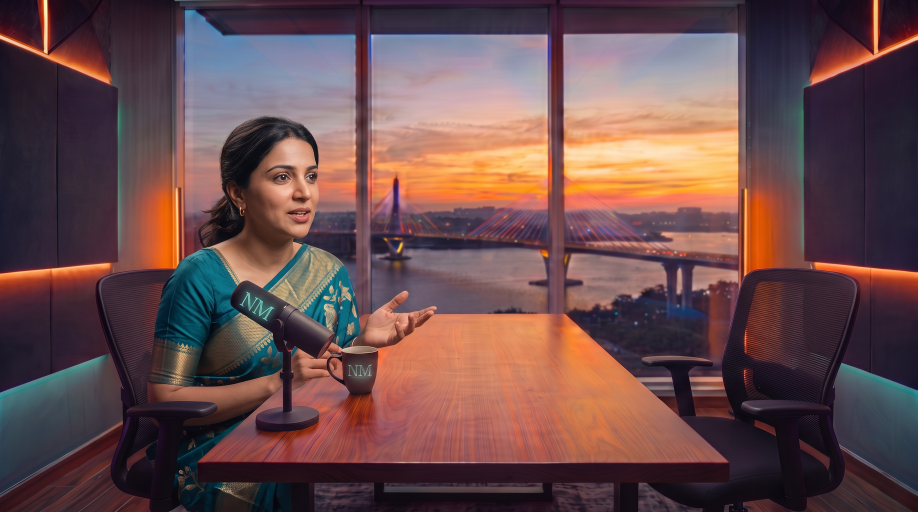
#> input picture Navura Media AI Podcast/v2/assets/kit/S01_nithya_medium.jpg, 2752 x 1536 px, given in place of plate_v2.png, which was not available (shown at 1/3 size)
$ python angles_redo.py
#> lines starting #> are read from the running program, lines starting #| are printed output that depends on the picture; pictures that were not available may be replaced by others from this repository, and a replacement may not be noted
### Navura Media AI Podcast/v2/tools/kit_v2.py
import sys; sys.path.insert(0,"/tmp/claude-0/-home-user-Built-Your-Own-Career-X/f6804c5a-1a67-58a8-a0a2-9046fc10ad41/scratchpad/t")
from common import *
import base64,json,io,re,time,concurrent.futures as cf
from PIL import Image
b64=lambda b: base64.b64encode(b).decode()
def jpg(im,w=None):
    im=im.convert("RGB")
    if w and im.width>w: im=im.resize((w,int(im.height*w/im.width)))
    b=io.BytesIO(); im.save(b,"JPEG",quality=90); return b.getvalue()
PLATE=Image.open("v2/plate_v2.png")
#> PLATE is the input picture: PIL image 2752x1536 RGB; mean R, G, B 105.6, 76.2, 76.9
OLD_HERO=Image.open(f"{REPO}/tests/2026-10-02/8_two_shot_clean_2K.png")
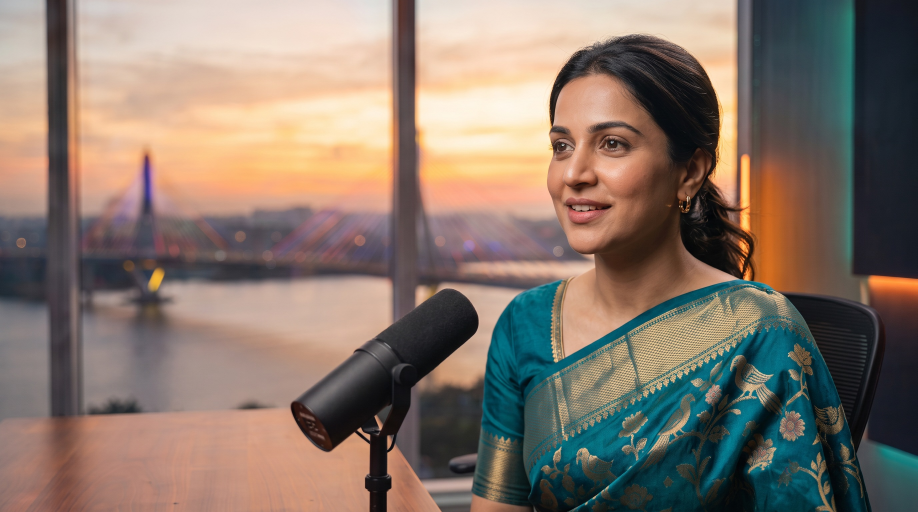
#> input picture Navura Media AI Podcast/v2/assets/kit/S02_nithya_close.jpg, 2752 x 1536 px, given in place of 8_two_shot_clean_2K.png, which was not available (shown at 1/3 size)
#> OLD_HERO is the input picture: PIL image 2752x1536 RGB; mean R, G, B 134.1, 118.4, 107
GANDHI_OLD=OLD_HERO.crop((1950,430,2650,1150))
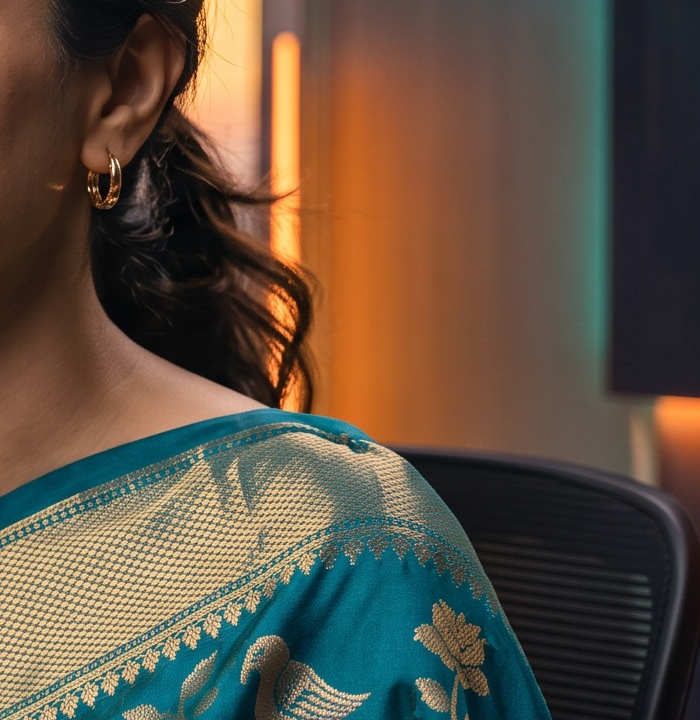
#> GANDHI_OLD: PIL image 700x720 RGB; mean R, G, B 94.6, 81.1, 66.3
refs={"plate":jpg(PLATE,1280),"n_face":jpg(Image.open(f"{REPO}/w7.png"),1024),"n_saree":jpg(Image.open(f"{REPO}/w1.png"),1024),"gandhi":jpg(GANDHI_OLD.resize((700,720)),700),"old_hero":jpg(OLD_HERO,1280)}
#> in jpg, `if w and im.width>w: im=im.resize((w,int(im.height*w/im.width)))`:
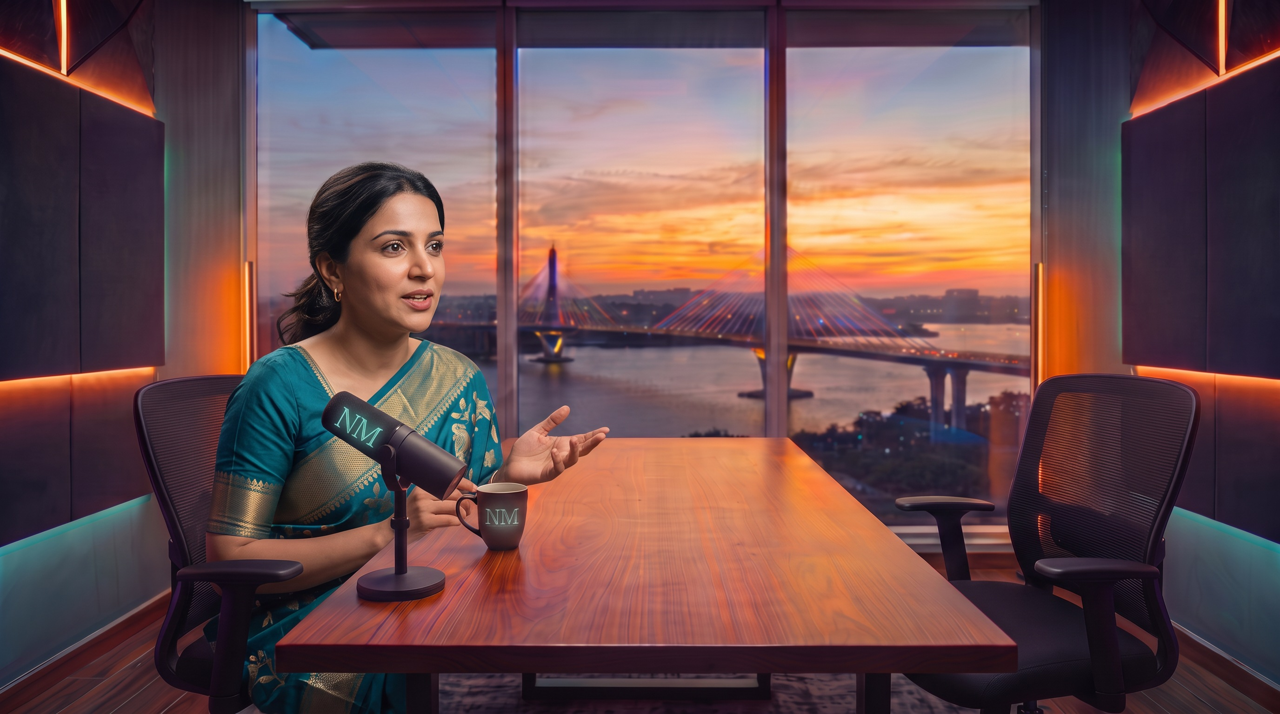
#> im: PIL image 1280x714 RGB; mean R, G, B 105.6, 76.2, 76.9
#> call 2 of jpg, with w = 1024
#> in jpg (call 2), `if w and im.width>w: im=im.resize((w,int(im.height*w/im.width)))`:
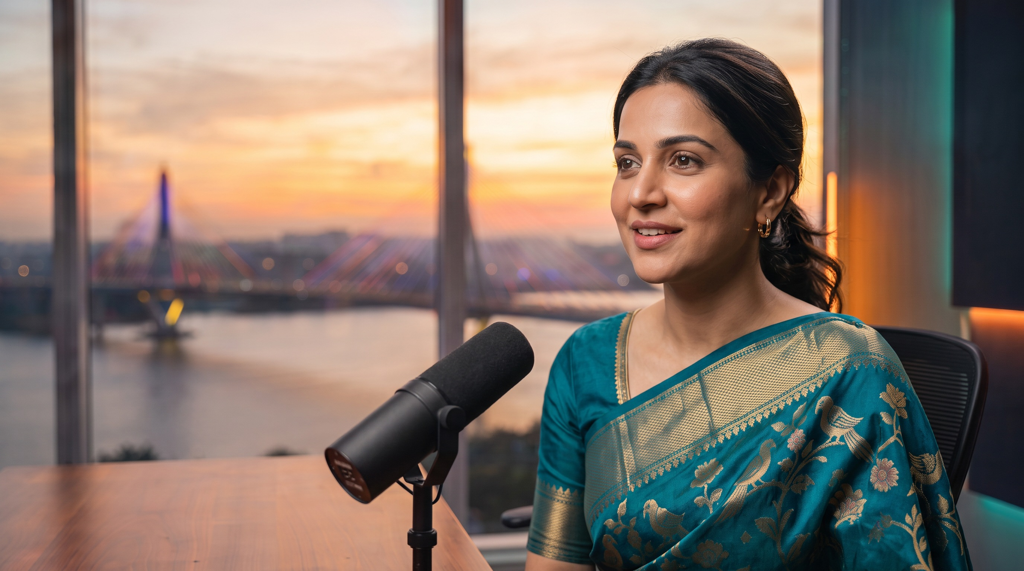
#> im: PIL image 1024x571 RGB; mean R, G, B 134.1, 118.4, 107
MIC=("The microphones are professional broadcast mics standing on short desk stands ON THE TABLE in front of each person, angled toward their mouth, with the NM logo visible. NO overhead boom arms, no hanging microphones, nothing attached to the walls or ceiling. The mic never covers the person's mouth or face. ")
LOOK=("Realistic cinematic render look: natural proportions, realistic skin, normal-sized eyes, crisp, clean and neat, warm sunset window light with teal and amber accent lighting, shallow depth of field on close shots. No text overlays, no stray light streaks on the glass.")
INTRO=("Image 1 is the approved empty Navura Media podcast studio (match its room, table, chairs, mics, mugs and window exactly). Image 2 is a frontal face reference of the host Nithya. Image 3 shows Nithya in her teal and gold saree. Image 4 is a reference of the elderly guest Mahatma Gandhi. "
       "Keep both people's faces identical to the references: Nithya in the teal and gold saree, Gandhi in a white shawl and dhoti. ")
# [12 lines left out: function gen, not called in this run]
QAP=("You are a strict visual QA reviewer for a podcast shot. Image 1 is the candidate. Image 2 is the approved empty studio. Image 3 is Nithya (face). Image 4 is Gandhi (face). Shot brief: {brief}\n"
 "Return ONLY JSON: {{\"nithya_match\":1-5 or null if she is not in frame,\"gandhi_match\":1-5 or null if he is not in frame,\"style_match\":1-5,\"overhead_boom_or_hanging_mic\":true/false,\"mic_on_table_in_front\":true/false/null (null if no mic should be visible),\"mic_covers_face\":true/false,\"stray_text_or_watermark\":true/false,\"hands_or_face_artifacts\":true/false,\"follows_brief\":true/false,\"notes\":\"short\"}}")
# [12 lines left out: functions qa, ok, not called in this run]
def clean_notes(n): return " ".join(x for x in re.split(r"(?<=[.!?]) ",n or "") if not re.search(r"water|star",x,re.I))
# [12 lines left out: function produce, not called in this run]
# [4 lines that do not run on import are left out]

### Navura Media AI Podcast/v2/tools/angles_redo.py
import sys,os,shutil; sys.path.insert(0,"v2")
#> (the run stopped early here; a loop or call above may not have finished)
